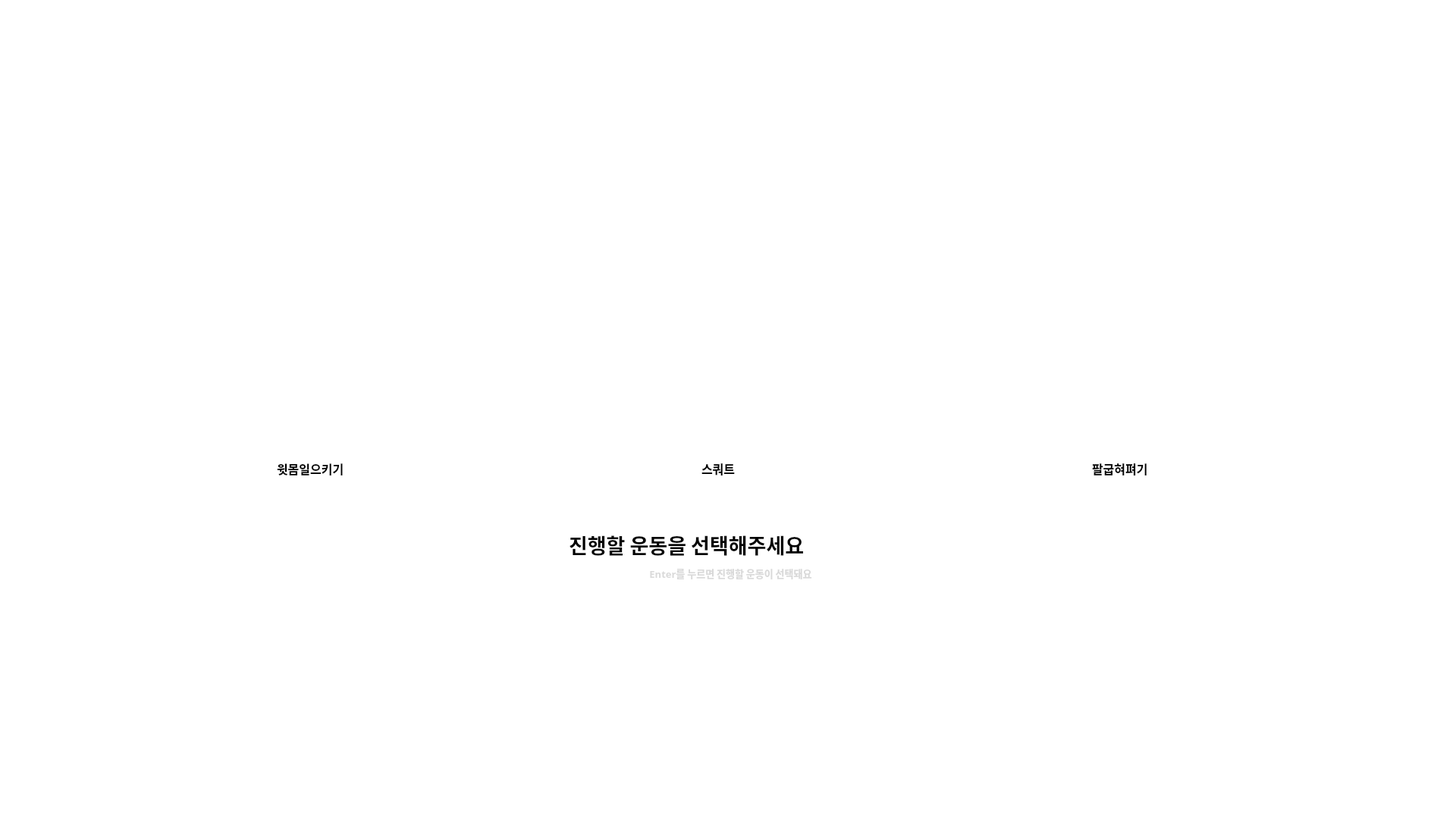
<?xml version="1.0" encoding="UTF-8"?>
<ui version="4.0">
 <class>Dialog</class>
 <widget class="QDialog" name="Dialog">
  <property name="geometry">
   <rect>
    <x>0</x>
    <y>0</y>
    <width>1920</width>
    <height>1080</height>
   </rect>
  </property>
  <property name="maximumSize">
   <size>
    <width>1920</width>
    <height>1080</height>
   </size>
  </property>
  <property name="windowTitle">
   <string>Dialog</string>
  </property>
  <property name="styleSheet">
   <string notr="true">background-color: rgb(255, 255, 255);</string>
  </property>
  <widget class="QLabel" name="label_2">
   <property name="geometry">
    <rect>
     <x>750</x>
     <y>700</y>
     <width>421</width>
     <height>35</height>
    </rect>
   </property>
   <property name="sizePolicy">
    <sizepolicy hsizetype="Preferred" vsizetype="Preferred">
     <horstretch>0</horstretch>
     <verstretch>0</verstretch>
    </sizepolicy>
   </property>
   <property name="font">
    <font>
     <family>맑은 고딕</family>
     <pointsize>20</pointsize>
     <weight>75</weight>
     <bold>true</bold>
    </font>
   </property>
   <property name="styleSheet">
    <string notr="true"/>
   </property>
   <property name="text">
    <string>진행할 운동을 선택해주세요</string>
   </property>
   <property name="alignment">
    <set>Qt::AlignLeading|Qt::AlignLeft|Qt::AlignVCenter</set>
   </property>
  </widget>
  <widget class="QLabel" name="label_3">
   <property name="geometry">
    <rect>
     <x>198</x>
     <y>740</y>
     <width>1531</width>
     <height>31</height>
    </rect>
   </property>
   <property name="font">
    <font>
     <family>맑은 고딕</family>
     <pointsize>10</pointsize>
     <weight>75</weight>
     <bold>true</bold>
    </font>
   </property>
   <property name="styleSheet">
    <string notr="true">color : rgb(217, 217, 217)</string>
   </property>
   <property name="text">
    <string>Enter를 누르면 진행할 운동이 선택돼요</string>
   </property>
   <property name="alignment">
    <set>Qt::AlignCenter</set>
   </property>
  </widget>
  <widget class="QLabel" name="label_4">
   <property name="geometry">
    <rect>
     <x>365</x>
     <y>600</y>
     <width>121</width>
     <height>35</height>
    </rect>
   </property>
   <property name="sizePolicy">
    <sizepolicy hsizetype="Preferred" vsizetype="Preferred">
     <horstretch>0</horstretch>
     <verstretch>0</verstretch>
    </sizepolicy>
   </property>
   <property name="font">
    <font>
     <family>맑은 고딕</family>
     <pointsize>12</pointsize>
     <weight>75</weight>
     <bold>true</bold>
    </font>
   </property>
   <property name="styleSheet">
    <string notr="true"/>
   </property>
   <property name="text">
    <string>윗몸일으키기</string>
   </property>
   <property name="alignment">
    <set>Qt::AlignLeading|Qt::AlignLeft|Qt::AlignVCenter</set>
   </property>
  </widget>
  <widget class="QLabel" name="label_5">
   <property name="geometry">
    <rect>
     <x>925</x>
     <y>600</y>
     <width>71</width>
     <height>35</height>
    </rect>
   </property>
   <property name="sizePolicy">
    <sizepolicy hsizetype="Preferred" vsizetype="Preferred">
     <horstretch>0</horstretch>
     <verstretch>0</verstretch>
    </sizepolicy>
   </property>
   <property name="font">
    <font>
     <family>맑은 고딕</family>
     <pointsize>12</pointsize>
     <weight>75</weight>
     <bold>true</bold>
    </font>
   </property>
   <property name="styleSheet">
    <string notr="true"/>
   </property>
   <property name="text">
    <string>스쿼트</string>
   </property>
   <property name="alignment">
    <set>Qt::AlignLeading|Qt::AlignLeft|Qt::AlignVCenter</set>
   </property>
  </widget>
  <widget class="QLabel" name="label_6">
   <property name="geometry">
    <rect>
     <x>1440</x>
     <y>600</y>
     <width>101</width>
     <height>35</height>
    </rect>
   </property>
   <property name="sizePolicy">
    <sizepolicy hsizetype="Preferred" vsizetype="Preferred">
     <horstretch>0</horstretch>
     <verstretch>0</verstretch>
    </sizepolicy>
   </property>
   <property name="font">
    <font>
     <family>맑은 고딕</family>
     <pointsize>12</pointsize>
     <weight>75</weight>
     <bold>true</bold>
    </font>
   </property>
   <property name="styleSheet">
    <string notr="true"/>
   </property>
   <property name="text">
    <string>팔굽혀펴기</string>
   </property>
   <property name="alignment">
    <set>Qt::AlignLeading|Qt::AlignLeft|Qt::AlignVCenter</set>
   </property>
  </widget>
 </widget>
 <resources/>
 <connections/>
</ui>
